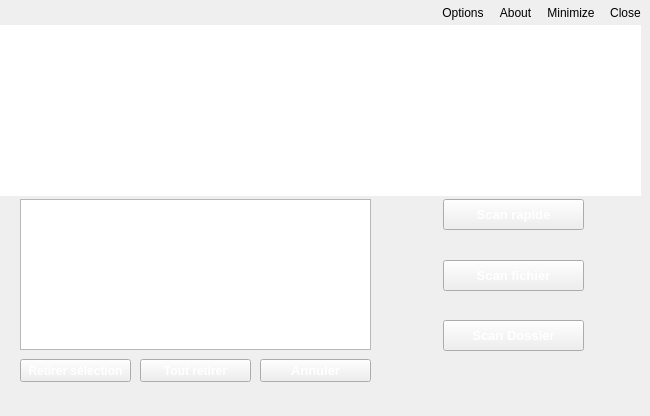
<?xml version="1.0" encoding="UTF-8"?>
<ui version="4.0">
 <class>MainWindow</class>
 <widget class="QMainWindow" name="MainWindow">
  <property name="geometry">
   <rect>
    <x>0</x>
    <y>0</y>
    <width>650</width>
    <height>416</height>
   </rect>
  </property>
  <property name="font">
   <font>
    <pointsize>8</pointsize>
    <weight>50</weight>
    <bold>false</bold>
    <kerning>true</kerning>
   </font>
  </property>
  <property name="windowTitle">
   <string>Naoris AntiVirus</string>
  </property>
  <property name="styleSheet">
   <string notr="true">background-image: url(:/images/background.png);
border-color: rgb(0, 0, 0);
</string>
  </property>
  <property name="unifiedTitleAndToolBarOnMac">
   <bool>false</bool>
  </property>
  <widget class="QWidget" name="centralWidget">
   <widget class="QGraphicsView" name="graphicsView">
    <property name="geometry">
     <rect>
      <x>0</x>
      <y>0</y>
      <width>641</width>
      <height>171</height>
     </rect>
    </property>
    <property name="frameShape">
     <enum>QFrame::NoFrame</enum>
    </property>
    <property name="lineWidth">
     <number>1</number>
    </property>
   </widget>
   <widget class="QPushButton" name="abort">
    <property name="geometry">
     <rect>
      <x>260</x>
      <y>334</y>
      <width>111</width>
      <height>23</height>
     </rect>
    </property>
    <property name="font">
     <font>
      <pointsize>10</pointsize>
      <weight>75</weight>
      <bold>true</bold>
     </font>
    </property>
    <property name="styleSheet">
     <string notr="true">color: rgb(255, 255, 255);</string>
    </property>
    <property name="text">
     <string>Annuler</string>
    </property>
   </widget>
   <widget class="QLabel" name="label_2">
    <property name="geometry">
     <rect>
      <x>30</x>
      <y>0</y>
      <width>100</width>
      <height>100</height>
     </rect>
    </property>
    <property name="styleSheet">
     <string notr="true">background-image: url(:/images/dna.png);</string>
    </property>
    <property name="text">
     <string/>
    </property>
   </widget>
   <widget class="QListWidget" name="listWidget">
    <property name="geometry">
     <rect>
      <x>20</x>
      <y>174</y>
      <width>351</width>
      <height>151</height>
     </rect>
    </property>
    <property name="styleSheet">
     <string notr="true">color: rgb(255, 255, 255);</string>
    </property>
   </widget>
   <widget class="QPushButton" name="scanDirectory">
    <property name="geometry">
     <rect>
      <x>443</x>
      <y>295</y>
      <width>141</width>
      <height>31</height>
     </rect>
    </property>
    <property name="font">
     <font>
      <pointsize>10</pointsize>
      <weight>75</weight>
      <bold>true</bold>
     </font>
    </property>
    <property name="styleSheet">
     <string notr="true">color: rgb(255, 255, 255);</string>
    </property>
    <property name="text">
     <string>Scan Dossier</string>
    </property>
   </widget>
   <widget class="QPushButton" name="removeSelectedFile">
    <property name="geometry">
     <rect>
      <x>20</x>
      <y>334</y>
      <width>111</width>
      <height>23</height>
     </rect>
    </property>
    <property name="sizePolicy">
     <sizepolicy hsizetype="Fixed" vsizetype="Fixed">
      <horstretch>0</horstretch>
      <verstretch>0</verstretch>
     </sizepolicy>
    </property>
    <property name="font">
     <font>
      <pointsize>9</pointsize>
      <weight>75</weight>
      <bold>true</bold>
     </font>
    </property>
    <property name="mouseTracking">
     <bool>false</bool>
    </property>
    <property name="focusPolicy">
     <enum>Qt::StrongFocus</enum>
    </property>
    <property name="styleSheet">
     <string notr="true">color: rgb(255, 255, 255);</string>
    </property>
    <property name="text">
     <string>Retirer sélection</string>
    </property>
   </widget>
   <widget class="QPushButton" name="removeAllFiles">
    <property name="geometry">
     <rect>
      <x>140</x>
      <y>334</y>
      <width>111</width>
      <height>23</height>
     </rect>
    </property>
    <property name="font">
     <font>
      <pointsize>9</pointsize>
      <weight>75</weight>
      <bold>true</bold>
     </font>
    </property>
    <property name="mouseTracking">
     <bool>false</bool>
    </property>
    <property name="styleSheet">
     <string notr="true">color: rgb(255, 255, 255);</string>
    </property>
    <property name="text">
     <string>Tout retirer</string>
    </property>
   </widget>
   <widget class="QPushButton" name="smartScanButton">
    <property name="geometry">
     <rect>
      <x>443</x>
      <y>174</y>
      <width>141</width>
      <height>31</height>
     </rect>
    </property>
    <property name="font">
     <font>
      <pointsize>10</pointsize>
      <weight>75</weight>
      <bold>true</bold>
     </font>
    </property>
    <property name="styleSheet">
     <string notr="true">color: rgb(255, 255, 255);</string>
    </property>
    <property name="text">
     <string>Scan rapide</string>
    </property>
   </widget>
   <widget class="QPushButton" name="scanSingleFile">
    <property name="geometry">
     <rect>
      <x>443</x>
      <y>235</y>
      <width>141</width>
      <height>31</height>
     </rect>
    </property>
    <property name="font">
     <font>
      <pointsize>10</pointsize>
      <weight>75</weight>
      <bold>true</bold>
     </font>
    </property>
    <property name="styleSheet">
     <string notr="true">color: rgb(255, 255, 255);</string>
    </property>
    <property name="text">
     <string>Scan fichier</string>
    </property>
   </widget>
  </widget>
  <widget class="QToolBar" name="toolBar">
   <property name="mouseTracking">
    <bool>false</bool>
   </property>
   <property name="focusPolicy">
    <enum>Qt::NoFocus</enum>
   </property>
   <property name="windowTitle">
    <string>toolBar</string>
   </property>
   <property name="layoutDirection">
    <enum>Qt::RightToLeft</enum>
   </property>
   <property name="movable">
    <bool>false</bool>
   </property>
   <attribute name="toolBarArea">
    <enum>TopToolBarArea</enum>
   </attribute>
   <attribute name="toolBarBreak">
    <bool>false</bool>
   </attribute>
   <addaction name="actionClose"/>
   <addaction name="actionMinimize"/>
   <addaction name="actionAbout"/>
   <addaction name="actionOptions"/>
  </widget>
  <action name="actionOptions">
   <property name="icon">
    <iconset resource="genome.qrc">
     <normaloff>:/images/options.png</normaloff>:/images/options.png</iconset>
   </property>
   <property name="text">
    <string>Options</string>
   </property>
   <property name="toolTip">
    <string>Options</string>
   </property>
  </action>
  <action name="actionAbout">
   <property name="icon">
    <iconset resource="genome.qrc">
     <normaloff>:/images/about.png</normaloff>:/images/about.png</iconset>
   </property>
   <property name="text">
    <string>About</string>
   </property>
   <property name="toolTip">
    <string>About</string>
   </property>
  </action>
  <action name="actionMinimize">
   <property name="icon">
    <iconset resource="genome.qrc">
     <normaloff>:/images/minimize.png</normaloff>:/images/minimize.png</iconset>
   </property>
   <property name="text">
    <string>Minimize</string>
   </property>
  </action>
  <action name="actionClose">
   <property name="icon">
    <iconset resource="genome.qrc">
     <normaloff>:/images/closeButton.png</normaloff>:/images/closeButton.png</iconset>
   </property>
   <property name="text">
    <string>Close</string>
   </property>
  </action>
 </widget>
 <layoutdefault spacing="6" margin="11"/>
 <resources>
  <include location="genome.qrc"/>
 </resources>
 <connections/>
</ui>
